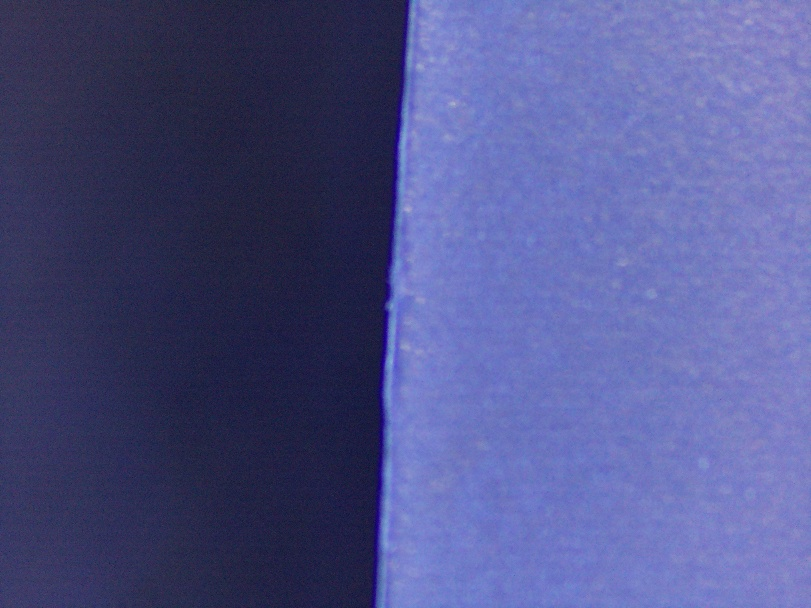
#> input picture prototyping/edge.jpeg, 811 x 608 px
$ jupyter execute --allow-errors alignment.ipynb   (older library calls are emulated)
#> lines starting #> are read from the running program, lines starting #| are printed output that depends on the picture
[cell 1]
import numpy as np
import cv2
from matplotlib import pyplot as plt

[cell 2]
aligned = cv2.imread('edge.jpeg')
#> aligned is the input picture: shape (608, 811, 3); mean B, G, R 137.7, 83.5, 79.3
misaligned = cv2.imread('test-edge.jpg')
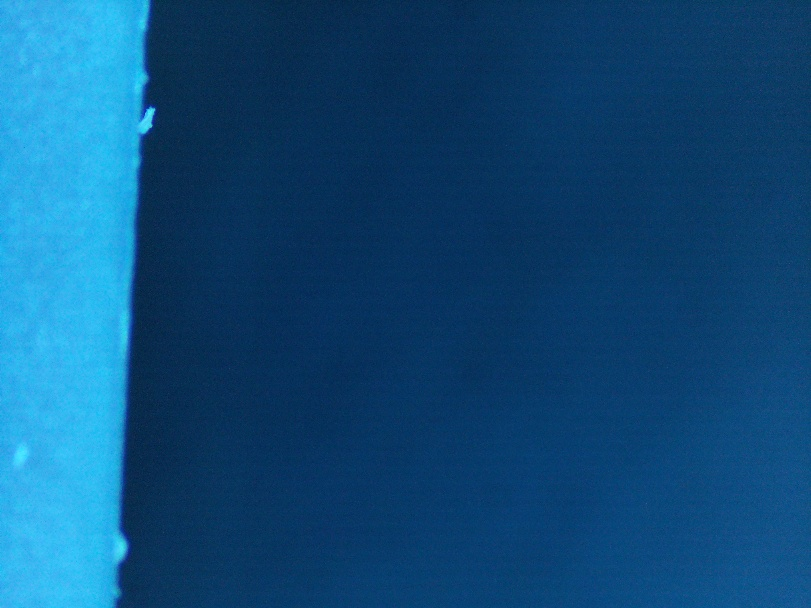
#> input picture prototyping/test-edge.jpg, 811 x 608 px
#> misaligned is the input picture: shape (608, 811, 3); mean B, G, R 122.2, 76.4, 15.1

def imshow(img):
    import cv2
    import IPython
    _,ret = cv2.imencode('.jpg', img)
    i = IPython.display.Image(data=ret)
    IPython.display.display(i)

aligned_gray = cv2.cvtColor(aligned, cv2.COLOR_RGB2GRAY)
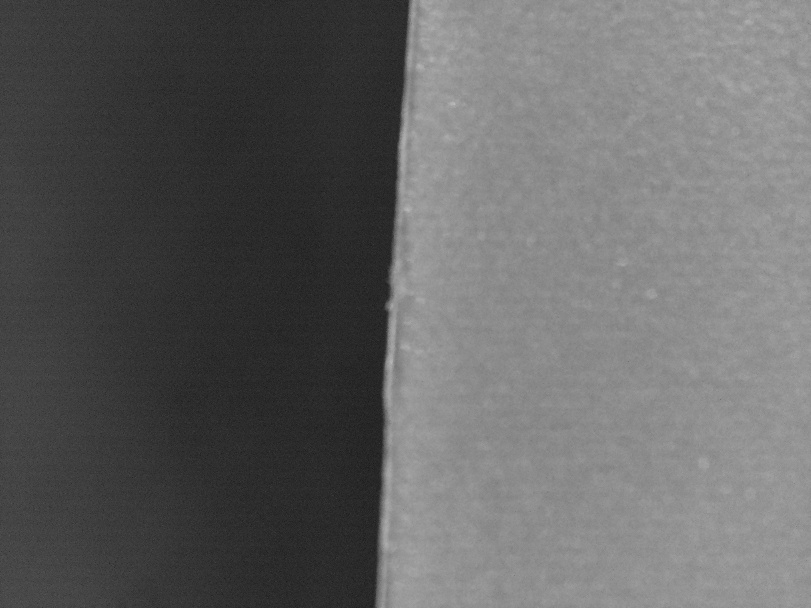
#> aligned_gray: shape (608, 811); min 25, max 186, mean 99.2
misaligned_gray = cv2.cvtColor(misaligned, cv2.COLOR_RGB2GRAY)
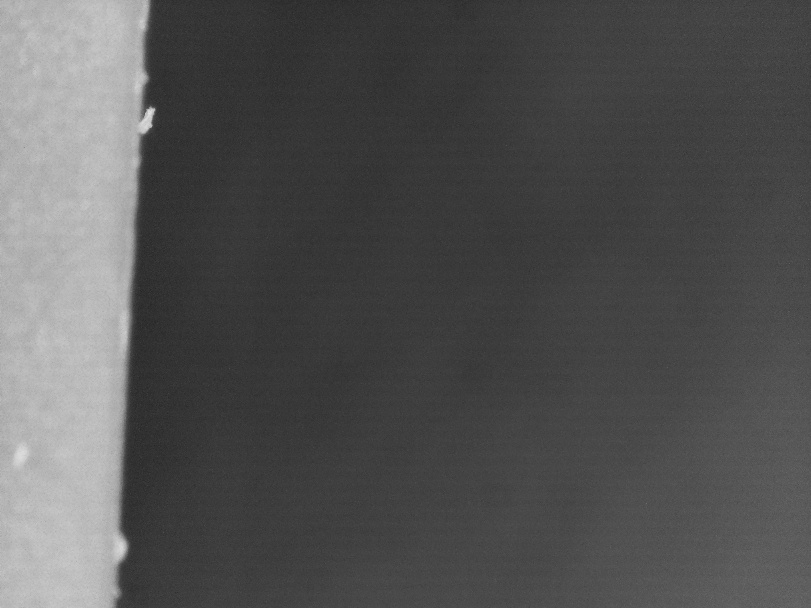
#> misaligned_gray: shape (608, 811); min 36, max 228, mean 83.1

#> (a cell that did not finish here is left out)

[cell 4]
aligned_g = cv2.blur(aligned_gray, (10, 10))
misaligned_g = cv2.blur(misaligned_gray, (10, 10))
plt.figure(1)
#> (this line was passed over: IPython is not available in this run)
plt.imshow(aligned_g)
#> (this line was passed over: IPython is not available in this run)
plt.figure(2)
#> (this line was passed over: IPython is not available in this run)
plt.imshow(misaligned_g)
#> (this line was passed over: IPython is not available in this run)

[cell 5]
aligned_l_s = cv2.Laplacian(aligned_g, cv2.CV_16S, ksize=3)
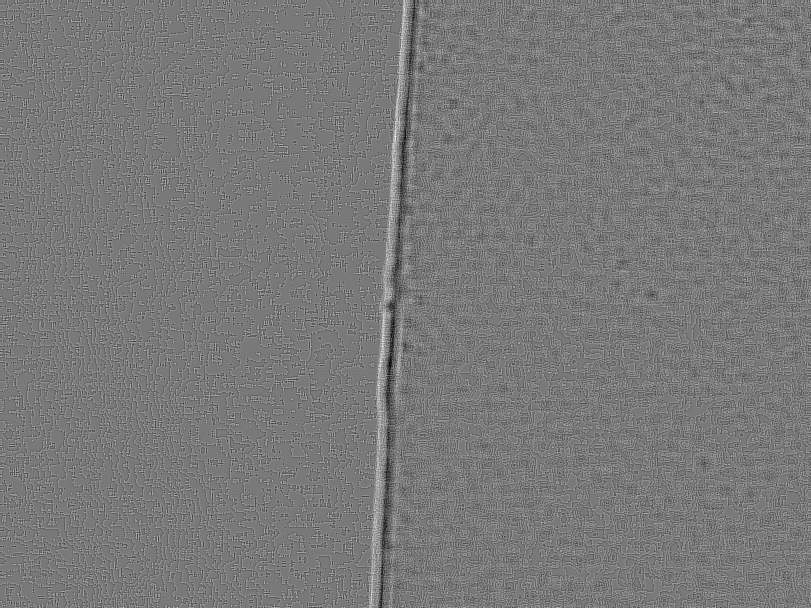
#> aligned_l_s: shape (608, 811) int16; min -20, max 22, mean 0; drawn with min black and max white
misaligned_l_s = cv2.Laplacian(misaligned_g, cv2.CV_16S, ksize=3)
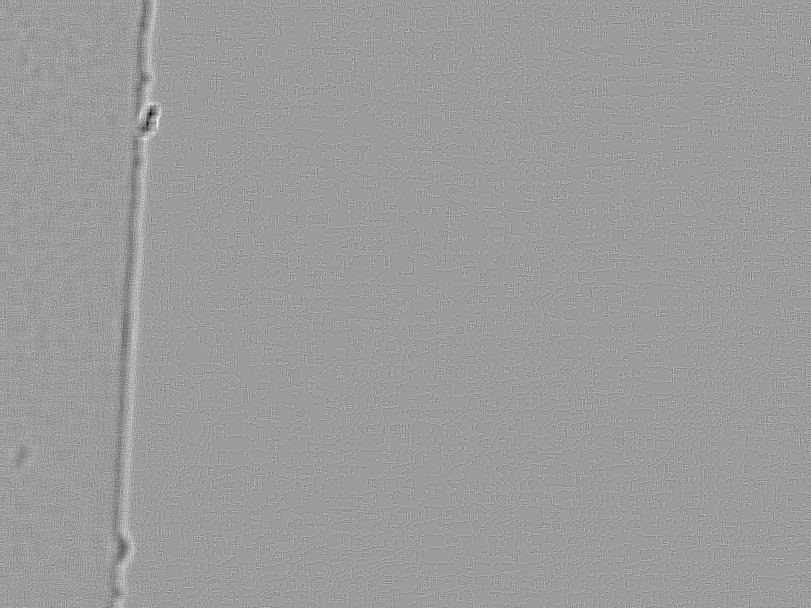
#> misaligned_l_s: shape (608, 811) int16; min -44, max 28, mean 0; drawn with min black and max white

aligned_l = cv2.convertScaleAbs(aligned_l_s)
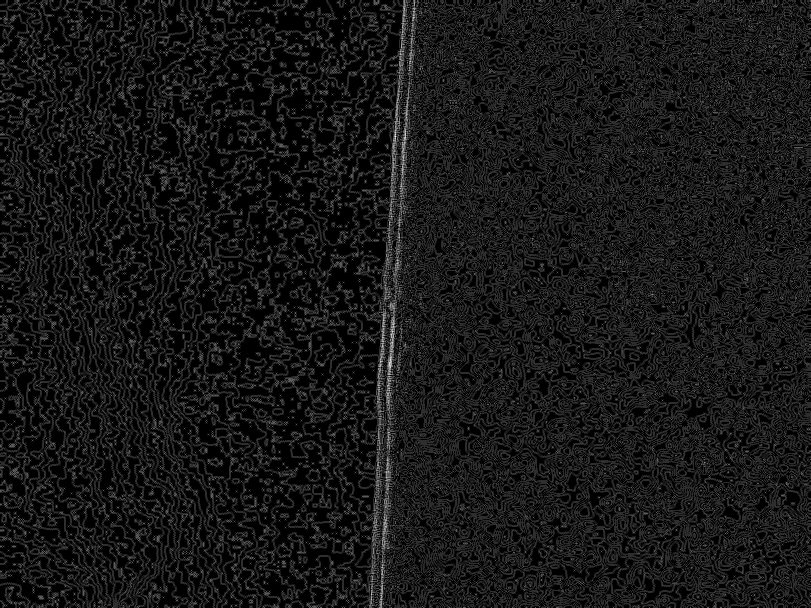
#> aligned_l: shape (608, 811); min 0, max 22, mean 2; drawn with min black and max white
misaligned_l = cv2.convertScaleAbs(misaligned_l_s)
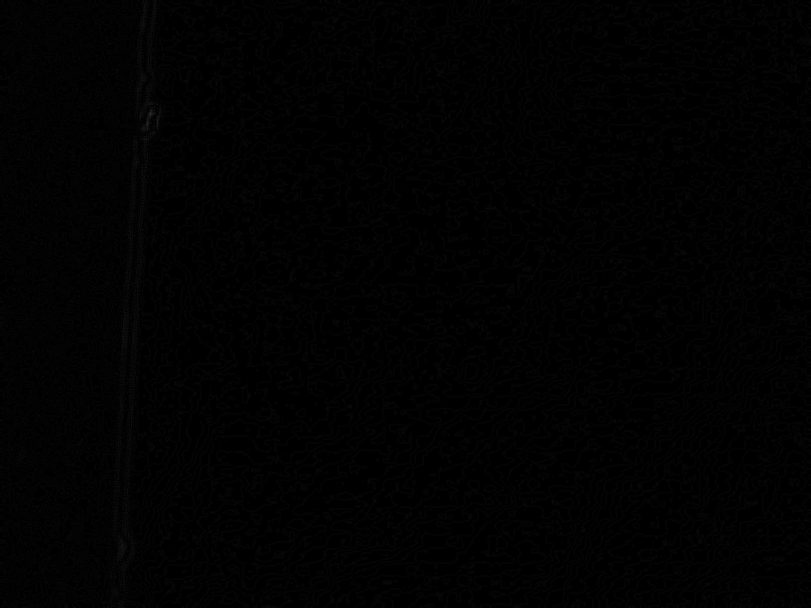
#> misaligned_l: shape (608, 811); min 0, max 44, mean 1.6

plt.figure(1)
#> (this line was passed over: IPython is not available in this run)
plt.imshow(aligned_l)
#> (this line was passed over: IPython is not available in this run)
plt.colorbar()
#> (this line was passed over: IPython is not available in this run)
plt.figure(2)
plt.imshow(misaligned_l)
plt.colorbar()
